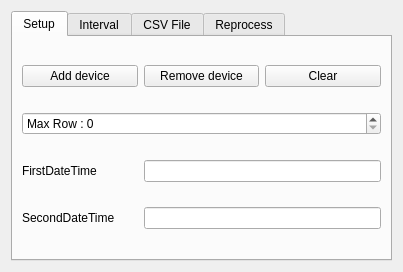
<?xml version="1.0" encoding="UTF-8"?>
<ui version="4.0">
 <class>tableau_ui</class>
 <widget class="QWidget" name="tableau_ui">
  <property name="geometry">
   <rect>
    <x>0</x>
    <y>0</y>
    <width>403</width>
    <height>272</height>
   </rect>
  </property>
  <property name="sizePolicy">
   <sizepolicy hsizetype="Expanding" vsizetype="Expanding">
    <horstretch>0</horstretch>
    <verstretch>0</verstretch>
   </sizepolicy>
  </property>
  <property name="windowTitle">
   <string>Formula</string>
  </property>
  <property name="windowIcon">
   <iconset resource="onewire.qrc">
    <normaloff>:/images/images/kfm_home.png</normaloff>:/images/images/kfm_home.png</iconset>
  </property>
  <layout class="QGridLayout" name="gridLayout_3">
   <item row="0" column="0">
    <widget class="QTabWidget" name="tabWidget">
     <property name="currentIndex">
      <number>0</number>
     </property>
     <widget class="QWidget" name="setup">
      <attribute name="title">
       <string>Setup</string>
      </attribute>
      <layout class="QGridLayout" name="gridLayout_2">
       <item row="0" column="0">
        <widget class="QPushButton" name="AddDevice">
         <property name="text">
          <string>Add device</string>
         </property>
        </widget>
       </item>
       <item row="0" column="1">
        <widget class="QPushButton" name="RemoveDevice">
         <property name="text">
          <string>Remove device</string>
         </property>
        </widget>
       </item>
       <item row="0" column="2">
        <widget class="QPushButton" name="clearTable">
         <property name="text">
          <string>Clear</string>
         </property>
        </widget>
       </item>
       <item row="2" column="0">
        <widget class="QLabel" name="label_5">
         <property name="text">
          <string>FirstDateTime</string>
         </property>
        </widget>
       </item>
       <item row="2" column="1" colspan="2">
        <widget class="QLineEdit" name="FirstDateTime"/>
       </item>
       <item row="3" column="0">
        <widget class="QLabel" name="label_6">
         <property name="text">
          <string>SecondDateTime</string>
         </property>
        </widget>
       </item>
       <item row="3" column="1" colspan="2">
        <widget class="QLineEdit" name="SecondDateTime"/>
       </item>
       <item row="1" column="0" colspan="3">
        <widget class="QSpinBox" name="MaxRow">
         <property name="suffix">
          <string/>
         </property>
         <property name="prefix">
          <string>Max Row : </string>
         </property>
         <property name="maximum">
          <number>999999999</number>
         </property>
        </widget>
       </item>
      </layout>
     </widget>
     <widget class="QWidget" name="interval">
      <attribute name="title">
       <string>Interval</string>
      </attribute>
     </widget>
     <widget class="QWidget" name="csvfile">
      <attribute name="title">
       <string>CSV File</string>
      </attribute>
      <layout class="QGridLayout" name="gridLayout_4">
       <item row="0" column="0" colspan="2">
        <widget class="QCheckBox" name="SaveFile">
         <property name="text">
          <string>Save to csv file</string>
         </property>
        </widget>
       </item>
       <item row="0" column="2">
        <widget class="QCheckBox" name="PreloadDisplay">
         <property name="text">
          <string>Preload</string>
         </property>
        </widget>
       </item>
       <item row="1" column="0">
        <widget class="QLabel" name="label_2">
         <property name="text">
          <string>Separation char : </string>
         </property>
        </widget>
       </item>
       <item row="1" column="1" colspan="2">
        <widget class="QLineEdit" name="SeparationChar"/>
       </item>
       <item row="2" column="0">
        <widget class="QLabel" name="label_7">
         <property name="text">
          <string>File Name</string>
         </property>
        </widget>
       </item>
       <item row="2" column="1" colspan="2">
        <widget class="QLineEdit" name="FileName"/>
       </item>
       <item row="3" column="2">
        <widget class="QPushButton" name="Browse">
         <property name="text">
          <string>Browse</string>
         </property>
        </widget>
       </item>
       <item row="3" column="0">
        <widget class="QPushButton" name="saveNow">
         <property name="text">
          <string>Save now</string>
         </property>
        </widget>
       </item>
      </layout>
     </widget>
     <widget class="QWidget" name="reprocess">
      <attribute name="title">
       <string>Reprocess</string>
      </attribute>
      <layout class="QGridLayout" name="gridLayout">
       <item row="2" column="1">
        <widget class="QComboBox" name="comboBoxDeviceList"/>
       </item>
       <item row="3" column="1">
        <widget class="QPushButton" name="pushButtonReprocess">
         <property name="text">
          <string>Start</string>
         </property>
        </widget>
       </item>
       <item row="1" column="0" colspan="2">
        <widget class="QCheckBox" name="checkBoxNoText">
         <property name="text">
          <string>No texte values</string>
         </property>
        </widget>
       </item>
       <item row="0" column="1">
        <widget class="QDateEdit" name="dateEdit">
         <property name="displayFormat">
          <string>MMM yyyy</string>
         </property>
        </widget>
       </item>
       <item row="2" column="0">
        <widget class="QCheckBox" name="checkBoxIndexOn">
         <property name="text">
          <string>Index on one device</string>
         </property>
        </widget>
       </item>
       <item row="0" column="0">
        <widget class="QLabel" name="label">
         <property name="text">
          <string>Start Date</string>
         </property>
        </widget>
       </item>
      </layout>
     </widget>
    </widget>
   </item>
  </layout>
 </widget>
 <resources>
  <include location="onewire.qrc"/>
 </resources>
 <connections/>
</ui>
